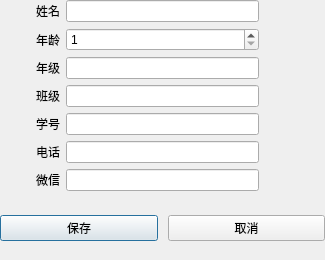
<?xml version="1.0" encoding="UTF-8"?>
<ui version="4.0">
 <class>AddStudent</class>
 <widget class="QDialog" name="AddStudent">
  <property name="geometry">
   <rect>
    <x>0</x>
    <y>0</y>
    <width>325</width>
    <height>260</height>
   </rect>
  </property>
  <property name="windowTitle">
   <string>添加学生</string>
  </property>
  <layout class="QGridLayout" name="gridLayout">
   <property name="leftMargin">
    <number>0</number>
   </property>
   <property name="topMargin">
    <number>0</number>
   </property>
   <property name="rightMargin">
    <number>0</number>
   </property>
   <property name="bottomMargin">
    <number>0</number>
   </property>
   <item row="0" column="0">
    <widget class="QLabel" name="labelName">
     <property name="minimumSize">
      <size>
       <width>60</width>
       <height>0</height>
      </size>
     </property>
     <property name="text">
      <string>姓名</string>
     </property>
     <property name="alignment">
      <set>Qt::AlignRight|Qt::AlignTrailing|Qt::AlignVCenter</set>
     </property>
    </widget>
   </item>
   <item row="5" column="0">
    <widget class="QLabel" name="labelMobile">
     <property name="minimumSize">
      <size>
       <width>60</width>
       <height>0</height>
      </size>
     </property>
     <property name="text">
      <string>电话</string>
     </property>
     <property name="alignment">
      <set>Qt::AlignRight|Qt::AlignTrailing|Qt::AlignVCenter</set>
     </property>
    </widget>
   </item>
   <item row="6" column="0">
    <widget class="QLabel" name="labelWechat">
     <property name="minimumSize">
      <size>
       <width>60</width>
       <height>0</height>
      </size>
     </property>
     <property name="text">
      <string>微信</string>
     </property>
     <property name="alignment">
      <set>Qt::AlignRight|Qt::AlignTrailing|Qt::AlignVCenter</set>
     </property>
    </widget>
   </item>
   <item row="1" column="0">
    <widget class="QLabel" name="labelAge">
     <property name="minimumSize">
      <size>
       <width>60</width>
       <height>0</height>
      </size>
     </property>
     <property name="text">
      <string>年龄</string>
     </property>
     <property name="alignment">
      <set>Qt::AlignRight|Qt::AlignTrailing|Qt::AlignVCenter</set>
     </property>
    </widget>
   </item>
   <item row="3" column="1">
    <widget class="QLineEdit" name="classInput"/>
   </item>
   <item row="4" column="1">
    <widget class="QLineEdit" name="numInput"/>
   </item>
   <item row="6" column="1">
    <widget class="QLineEdit" name="wechatInput"/>
   </item>
   <item row="2" column="0">
    <widget class="QLabel" name="labelGrade">
     <property name="minimumSize">
      <size>
       <width>60</width>
       <height>0</height>
      </size>
     </property>
     <property name="text">
      <string>年级</string>
     </property>
     <property name="alignment">
      <set>Qt::AlignRight|Qt::AlignTrailing|Qt::AlignVCenter</set>
     </property>
    </widget>
   </item>
   <item row="5" column="1">
    <widget class="QLineEdit" name="mobileInput"/>
   </item>
   <item row="4" column="0">
    <widget class="QLabel" name="labelNum">
     <property name="minimumSize">
      <size>
       <width>60</width>
       <height>0</height>
      </size>
     </property>
     <property name="text">
      <string>学号</string>
     </property>
     <property name="alignment">
      <set>Qt::AlignRight|Qt::AlignTrailing|Qt::AlignVCenter</set>
     </property>
    </widget>
   </item>
   <item row="3" column="0">
    <widget class="QLabel" name="labelClass">
     <property name="minimumSize">
      <size>
       <width>60</width>
       <height>0</height>
      </size>
     </property>
     <property name="text">
      <string>班级</string>
     </property>
     <property name="alignment">
      <set>Qt::AlignRight|Qt::AlignTrailing|Qt::AlignVCenter</set>
     </property>
    </widget>
   </item>
   <item row="0" column="1">
    <widget class="QLineEdit" name="nameInput"/>
   </item>
   <item row="2" column="1">
    <widget class="QLineEdit" name="gradeInput"/>
   </item>
   <item row="1" column="1">
    <widget class="QSpinBox" name="ageInput">
     <property name="minimum">
      <number>1</number>
     </property>
     <property name="maximum">
      <number>130</number>
     </property>
    </widget>
   </item>
   <item row="3" column="2">
    <spacer name="horizontalSpacer">
     <property name="orientation">
      <enum>Qt::Horizontal</enum>
     </property>
     <property name="sizeType">
      <enum>QSizePolicy::Minimum</enum>
     </property>
     <property name="sizeHint" stdset="0">
      <size>
       <width>60</width>
       <height>20</height>
      </size>
     </property>
    </spacer>
   </item>
   <item row="7" column="0" colspan="3">
    <widget class="QWidget" name="widget" native="true">
     <property name="styleSheet">
      <string notr="true"/>
     </property>
     <layout class="QGridLayout" name="gridLayout_2">
      <property name="leftMargin">
       <number>0</number>
      </property>
      <property name="topMargin">
       <number>0</number>
      </property>
      <property name="rightMargin">
       <number>0</number>
      </property>
      <property name="bottomMargin">
       <number>0</number>
      </property>
      <property name="horizontalSpacing">
       <number>10</number>
      </property>
      <property name="verticalSpacing">
       <number>0</number>
      </property>
      <item row="0" column="0">
       <widget class="QPushButton" name="saveBtn">
        <property name="text">
         <string>保存</string>
        </property>
       </widget>
      </item>
      <item row="0" column="1">
       <widget class="QPushButton" name="closeBtn">
        <property name="text">
         <string>取消</string>
        </property>
       </widget>
      </item>
     </layout>
    </widget>
   </item>
  </layout>
 </widget>
 <resources/>
 <connections/>
</ui>
